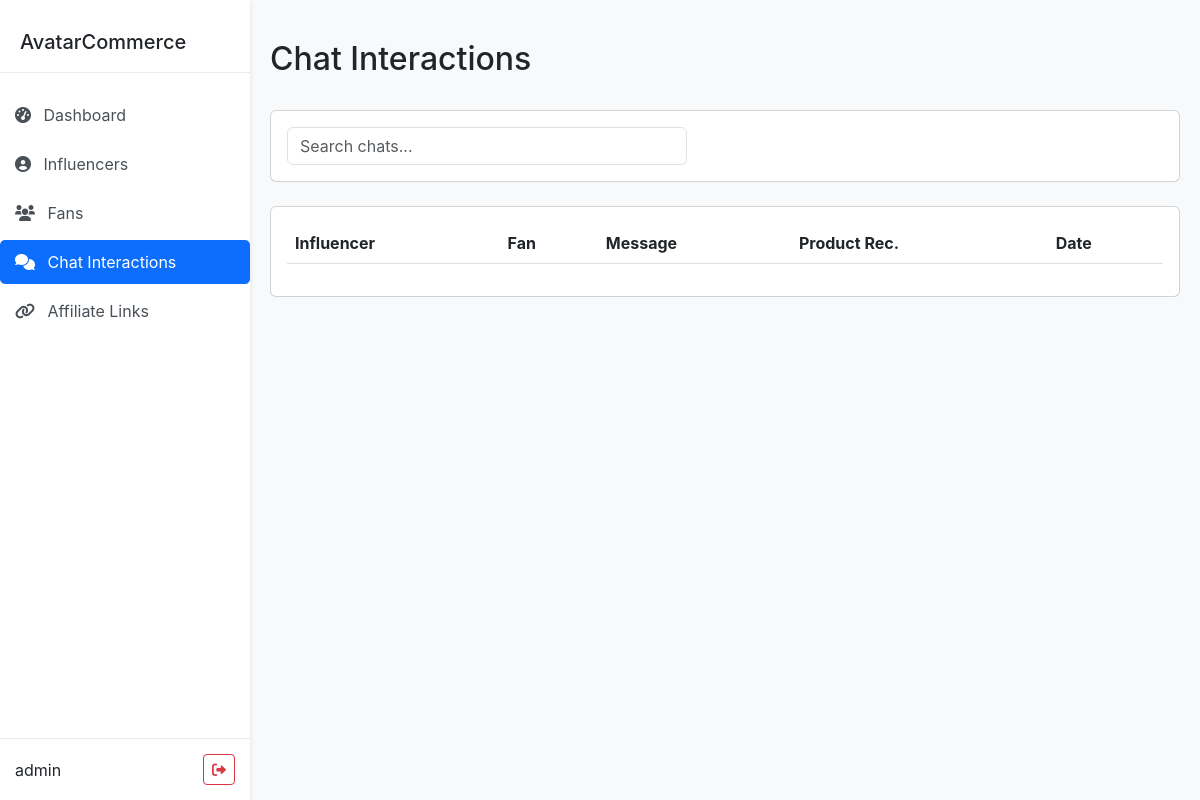
Before: /chats (signed in) with the older database file.
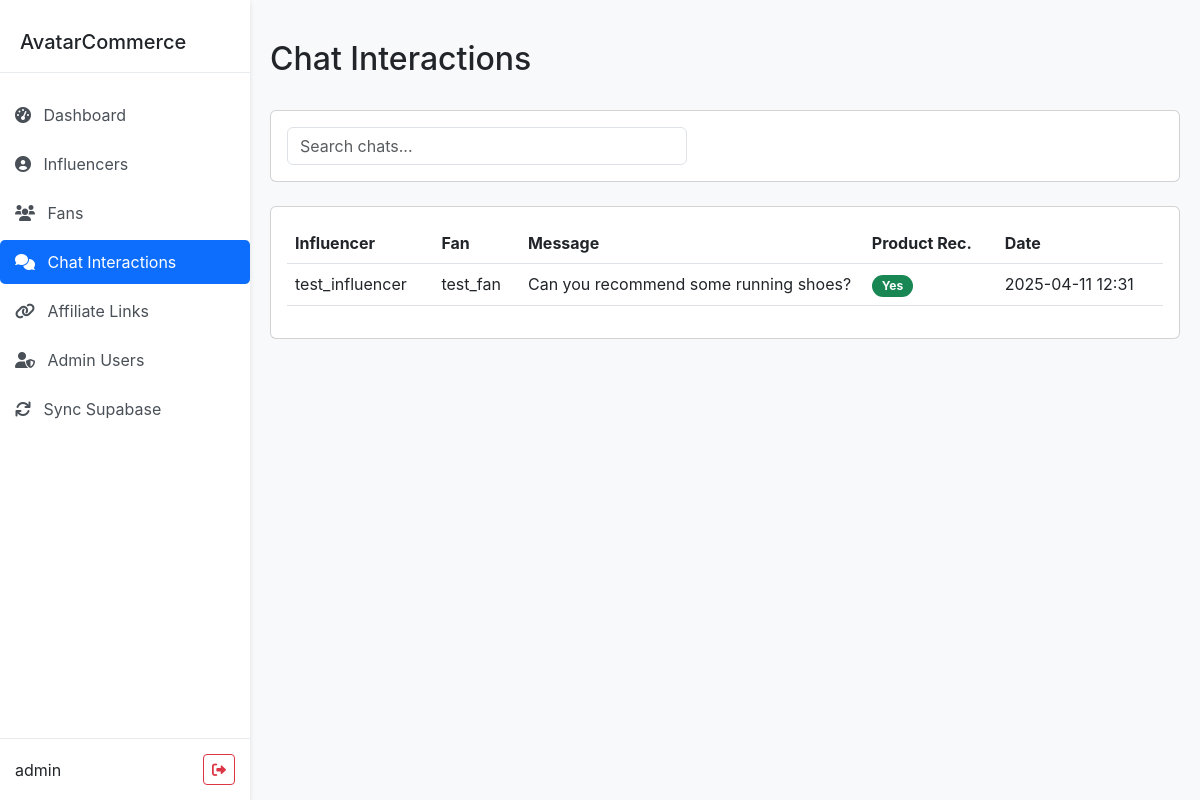
After: the same page with the newer database file.
### models.py (models this page shows, shortened)
class ChatInteractionModel(db.Model):
    __tablename__ = 'chat_interactions'
    id = db.Column(db.String(36), primary_key=True, default=lambda: str(uuid.uuid4()))
    influencer_id = db.Column(db.String(36), db.ForeignKey('influencers.id'))
    fan_id = db.Column(db.String(36), db.ForeignKey('fans.id'), nullable=True)
    user_message = db.Column(db.Text, nullable=False)
    bot_response = db.Column(db.Text, nullable=False)
    product_recommendations = db.Column(db.Boolean, default=False)
    created_at = db.Column(db.DateTime, default=datetime.utcnow)
    influencer = db.relationship('InfluencerModel', back_populates='chat_interactions')
    fan = db.relationship('FanModel', back_populates='chat_interactions')

class InfluencerModel(db.Model):
    __tablename__ = 'influencers'
    id = db.Column(db.String(36), primary_key=True, default=lambda: str(uuid.uuid4()))
    username = db.Column(db.String(64), unique=True, nullable=False)
    email = db.Column(db.String(120), unique=True, nullable=False)
    password_hash = db.Column(db.String(256), nullable=False, default='')
    heygen_avatar_id = db.Column(db.String(64), nullable=True)
    original_asset_path = db.Column(db.String(256), nullable=True)
    voice_id = db.Column(db.String(64), nullable=True)
    affiliate_id = db.Column(db.String(64), nullable=True)
    chat_page_url = db.Column(db.String(128), nullable=True)
    bio = db.Column(db.Text, nullable=True)
    created_at = db.Column(db.DateTime, default=datetime.utcnow)
    updated_at = db.Column(db.DateTime, default=datetime.utcnow, onupdate=datetime.utcnow)
    chat_interactions = db.relationship('ChatInteractionModel', back_populates='influencer', lazy='dynamic')
    affiliate_links = db.relationship('AffiliateModel', back_populates='influencer', lazy='dynamic')

class FanModel(db.Model):
    __tablename__ = 'fans'
    id = db.Column(db.String(36), primary_key=True, default=lambda: str(uuid.uuid4()))
    username = db.Column(db.String(64), unique=True, nullable=False)
    email = db.Column(db.String(120), unique=True, nullable=False)
    password_hash = db.Column(db.String(256), nullable=False, default='')
    created_at = db.Column(db.DateTime, default=datetime.utcnow)
    updated_at = db.Column(db.DateTime, default=datetime.utcnow, onupdate=datetime.utcnow)
    chat_interactions = db.relationship('ChatInteractionModel', back_populates='fan', lazy='dynamic')

### app.py (the view)
@app.route('/chats')
@login_required
def chats():
    chats = db.session.query(
        ChatInteractionModel,
        InfluencerModel.username.label('influencer_name'),
        FanModel.username.label('fan_name')
    ).join(
        InfluencerModel, ChatInteractionModel.influencer_id == InfluencerModel.id
    ).outerjoin(
        FanModel, ChatInteractionModel.fan_id == FanModel.id
    ).order_by(
        ChatInteractionModel.created_at.desc()
    ).all()
    return render_template('chats.html', chats=chats)

### utils/auth.py (called while the page is built)
def login_required(f):
    @wraps(f)
    def decorated_function(*args, **kwargs):
        if 'admin_user_id' not in session:
            return redirect(url_for('login'))
        return f(*args, **kwargs)
    return decorated_function

### templates/chats.html (shortened to what this page needs)
{% extends "base.html" %}
{% block content %}
<div class="d-flex justify-content-between align-items-center mb-4">
  <h2>Chat Interactions</h2>
</div>
<div class="card mb-4">
  <div class="card-body">
    <div class="row g-3">
      <div class="col-md-6">
        <div class="search-bar">
          <input type="text" id="searchInput" class="form-control" placeholder="Search chats...">
        </div>
      </div>
    </div>
  </div>
</div>
<div class="card">
  <div class="card-body">
    <div class="table-responsive">
      <table class="table table-hover" id="chatsTable">
        <thead>
          <tr>
            <th>Influencer</th>
            <th>Fan</th>
            <th>Message</th>
            <th>Product Rec.</th>
            <th>Date</th>
          </tr>
        </thead>
        <tbody>
          {% for chat, influencer_name, fan_name in chats %}
          <tr>
            <td>{{ influencer_name }}</td>
            <td>{{ fan_name or 'Anonymous' }}</td>
            <td class="message-cell">{{ chat.user_message }}</td>
            <td>
              {% if chat.product_recommendations %}
              <span class="badge bg-success product-badge">Yes</span>
              {% else %}
              <span class="badge bg-secondary product-badge">No</span>
              {% endif %}
            </td>
            <td>{{ chat.created_at.strftime('%Y-%m-%d %H:%M') }}</td>
          </tr>
          {% endfor %}
        </tbody>
      </table>
    </div>
  </div>
</div>
{% endblock %}

Changed rows visible on the page:
added ChatInteractionModel: username "test_influencer", username "test_fan", user_message "Can you recommend some running shoes?", product_recommendations "Yes", created_at "2025-04-11 12:31"
Other visible differences:
text now shown: "Admin Users Sync Supabase"
